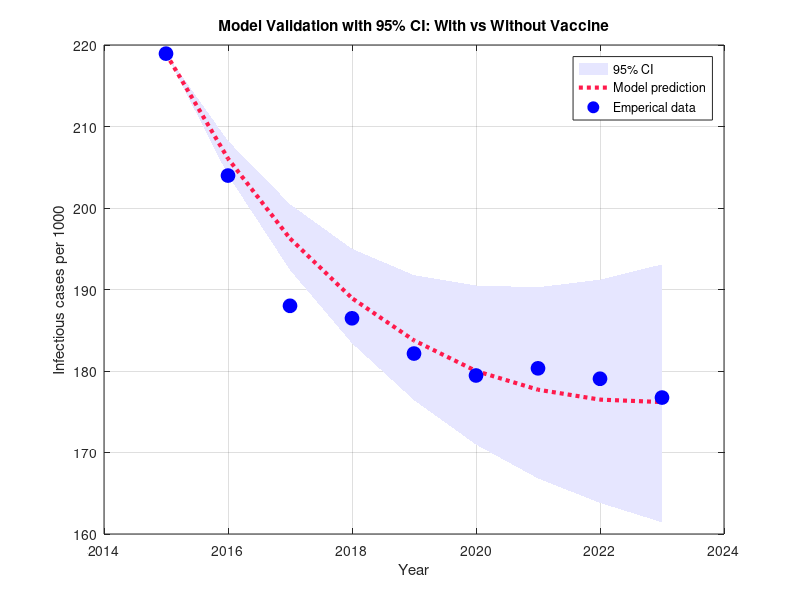

Write the MATLAB code that produced this figure.
function simulate_model()
    % MALARIA_MODEL_VALIDATION_WITH_CI
    % AVULUNDIAH PHIRI| June 24, 2025
    % Empirical data (cases per 1000 population for years 2015-2023):
    obs = [218.94, 203.98, 188.00, 186.47, 182.14, 179.45, 180.33, 179.05, 176.74];
    years = 2015:2023;
    t_years = 0:(length(obs)-1);  % 0..8 for interpolation
    
    % Base parameter means (from your model)
    mean_beta  = 0.195;    % Transmission rate
    mean_sigma = 1/12;     % Incubation rate
    mean_gamma = 1/15;     % Recovery rate
    % Vaccine scenario base:
    mean_epsilon_A = 0.70; % Vaccine efficacy
    mean_nu_A      = 0.5;  % Vaccination rate
    
    % Uncertainty assumptions (adjust as appropriate):
    % We assume normal distributions around the means, truncated if necessary.
    sd_beta  = 0.02;       % e.g., ~10% relative uncertainty
    sd_sigma = 0.005;      % adjust based on plausible incubation uncertainty
    sd_gamma = 0.005;      % adjust based on plausible infectious-period uncertainty
    sd_epsilon = 0.05;     % vaccine efficacy uncertainty
    sd_nu = 0.1;           % vaccination rate uncertainty
    
    % Empirical data uncertainty: assume ±5% (normal) around each observed value
    obs_sd = 0.05 * obs;   % standard deviation for empirical error bars
    
    % Monte Carlo settings
    Nsim = 1000;
    
    % Pre-allocate arrays: each row = one simulation run, columns for each year
    IA_runs = nan(Nsim, length(t_years));  % with vaccine
    IB_runs = nan(Nsim, length(t_years));  % no vaccine
    
    % Population scaling (per 1000)
    Npop = 1000;
    % Initial conditions per 1000:
    I0 = obs(1);
    E0 = 0;
    R0 = 0;
    S0 = Npop - (I0 + E0 + R0);
    y0 = [S0; E0; I0; R0];
    
    % Time span for ODE (in years)
    tspan = [0, t_years(end)];
    
    % Run Monte Carlo
    rng('default');  % for reproducibility
    for k = 1:Nsim
        % Sample parameters (truncate if needed)
        beta_samp = normrnd(mean_beta, sd_beta);
        beta_samp = max(beta_samp, 0);
        
        sigma_samp = normrnd(mean_sigma, sd_sigma);
        sigma_samp = max(sigma_samp, eps);
        
        gamma_samp = normrnd(mean_gamma, sd_gamma);
        gamma_samp = max(gamma_samp, eps);
        
        % Vaccine scenario
        epsilon_A_samp = normrnd(mean_epsilon_A, sd_epsilon);
        epsilon_A_samp = min(max(epsilon_A_samp, 0), 1);
        nu_A_samp = normrnd(mean_nu_A, sd_nu);
        nu_A_samp = max(nu_A_samp, 0);
        
        % No-vaccine scenario: epsilon_B=0, nu_B=0
        epsilon_B_samp = 0;
        nu_B_samp = 0;
        
        % Simulate with vaccine
        try
            [tA, YA] = ode45(@(t,y) seir_vaccine(t, y, beta_samp, sigma_samp, gamma_samp, nu_A_samp, epsilon_A_samp), tspan, y0);
        catch
            % In case solver fails, skip this run
            continue;
        end
        IA = interp1(tA, YA(:,3), t_years);
        IA_runs(k, :) = IA;
        
        % Simulate no-vaccine
        try
            [tB, YB] = ode45(@(t,y) seir_vaccine(t, y, beta_samp, sigma_samp, gamma_samp, nu_B_samp, epsilon_B_samp), tspan, y0);
        catch
            continue;
        end
        IB = interp1(tB, YB(:,3), t_years);
        IB_runs(k, :) = IB;
    end
    
    % Remove any rows with NaNs (failed runs)
    validA = all(~isnan(IA_runs), 2);
    IA_runs = IA_runs(validA, :);
    validB = all(~isnan(IB_runs), 2);
    IB_runs = IB_runs(validB, :);
    
    % Compute percentiles for confidence bounds
    p_lower = 2.5; p_upper = 97.5;
    IA_lower = prctile(IA_runs, p_lower, 1);
    IA_median = prctile(IA_runs, 50, 1);
    IA_upper = prctile(IA_runs, p_upper, 1);
    
    IB_lower = prctile(IB_runs, p_lower, 1);
    IB_median = prctile(IB_runs, 50, 1);
    IB_upper = prctile(IB_runs, p_upper, 1);
    
    % Compute RMSE and R^2 for median curves vs observed
    [rmseA, r2A] = fit_metrics(obs, IA_median);
    [rmseB, r2B] = fit_metrics(obs, IB_median);
    fprintf('\nWith Vaccine (median):   RMSE = %.2f, R^2 = %.3f\n', rmseA, r2A);
    fprintf('No Vaccine (median):     RMSE = %.2f, R^2 = %.3f\n', rmseB, r2B);
    
    % Plotting
    figure; hold on;
    % Shaded confidence for with vaccine
    fill_x = [years, fliplr(years)];
    %%fill_yA = [IA_upper, fliplr(IA_lower)];
    %%hA = fill(fill_x, fill_yA, colorAlpha([0.1 0.6 1.0], 0.2), 'EdgeColor', 'none');
    % Shaded confidence for no vaccine
    fill_yB = [IB_upper, fliplr(IB_lower)];
    hB = fill(fill_x, fill_yB, colorAlpha([0.9 0.9 1], 0.2), 'EdgeColor', 'none');
    
    % Plot median curves
    %%plot(years, IA_median, '-o', 'Color', [0.1 0.6 1.0], 'LineWidth', 2);
    plot(years, IB_median, ':', 'Color', [1.0 0.1 0.3], 'LineWidth', 3);
    % Plot observed data with error bars (±1.96*sd)
   % err = 1.96 * obs_sd;
    %errorbar(years, obs, err, 'ks', 'LineWidth', 1.5, 'MarkerSize', 6, 'CapSize', 10);
    plot(years, obs, 'bo','MarkerSize', 10, ...
        'MarkerFaceColor', 'b')
    
    xlabel('Year'); ylabel('Infectious cases per 1000');
    title('Model Validation with 95% CI: With vs Without Vaccine');
    box on;
    grid on;
    %legend([hA, hB], {'95% CI (With Vaccine)', '95% CI (No Vaccine)'}, 'Location', 'northeast');
    legend('95% CI ','Model prediction','Emperical data')
    % Add median curves to legend
    %%legend_entries = {'95% CI (With Vaccine)', '95% CI (No Vaccine)', ...
             %%         'Median (With Vaccine)', 'Median (No Vaccine)', 'Observed ±95% CI'};
    % Re-plot median and obs in legend:
    %%plot_handles = [hA, hB, ...
                   %%plot(NaN,NaN,'-o','Color',[0.1 0.6 1.0],'LineWidth',2), ...
                    %%plot(NaN,NaN,'--s','Color',[1.0 0.3 0.3],'LineWidth',2), ...
                    %%errorbar(NaN,NaN,0, 'ks','LineWidth',1.5,'MarkerSize',6,'CapSize',10)];
%%legend(plot_handles, legend_entries, 'Location', 'northeast');
   %%legend('Model with vaccine','Model with no vaccine','Emperical data')
    grid on;
    hold off;
    box on
end

% SEIR model with vaccine
function dydt = seir_vaccine(~, y, beta, sigma, gamma, nu, epsilon)
    S = y(1); E = y(2); I = y(3); R = y(4);
    N = S + E + I + R;
    beta_eff = beta * (1 - epsilon);
    dS = -beta_eff * S * I / N - nu * S;
    dE =  beta_eff * S * I / N - sigma * E;
    dI = sigma * E - gamma * I;
    dR = gamma * I + nu * S;
    dydt = [dS; dE; dI; dR];
end

% Compute RMSE and R²
function [rmse, R2] = fit_metrics(obs, pred)
    residuals = obs - pred;
    rmse = sqrt(mean(residuals.^2));
    SSE = sum(residuals.^2);
    SST = sum((obs - mean(obs)).^2);
    R2 = 1 - SSE / SST;
end

% Utility: return color with alpha for fill (requires patch-like behavior)
function c = colorAlpha(rgb, alpha)
    % For fill patches: MATLAB uses the same rgb vector, set FaceAlpha separately:
    c = rgb;
    % We set FaceAlpha when calling fill; here for clarity we return rgb and set alpha in fill:
    % In this code, we pass alpha directly in fill: colorAlpha is placeholder to package rgb.
    % Alternatively, could modify to return an RGBA if supported. 
    % Here: fill(..., 'FaceColor', rgb, 'FaceAlpha', alpha)
    % But since we passed alpha to fill directly, this utility is minimal.
end
